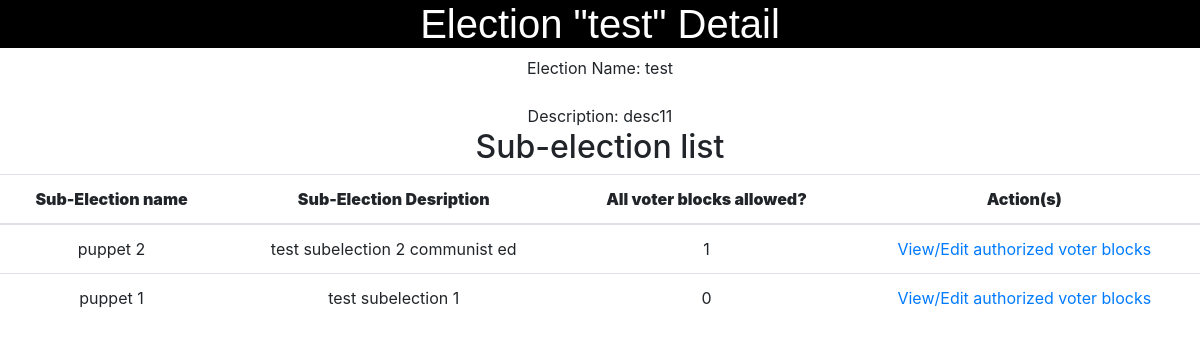
The app's page /election_detail.php?id=1 with its own data.
### tables this page shows
CREATE TABLE `election` (
  `id` int(11) NOT NULL,
  `name` varchar(50) DEFAULT NULL,
  `description` varchar(200) DEFAULT NULL,
  `enabled` tinyint(1) NOT NULL DEFAULT '0'
);

CREATE TABLE `subelection` (
  `id` int(11) NOT NULL,
  `name` varchar(50) DEFAULT NULL,
  `description` varchar(200) DEFAULT NULL,
  `election_id` int(11) NOT NULL,
  `allow_all_voter_blocks` tinyint(1) NOT NULL DEFAULT '0'
);

### election_detail.php (the view, shortened to what this page needs)
<?php
$link = mysqli_connect("localhost","root","","carl");
mysqli_set_charset($link, "utf8");
$id = "";
$name = "";
$description = "";
if($id = $_GET['id']){
    $id = (int)$id;
}
if($id != ""){
    if($id_match_result = mysqli_query($link, "SELECT * FROM election WHERE id='".$id."'")){
        $row_cnt = mysqli_num_rows($id_match_result);
        if($row_cnt>0){
            $row = mysqli_fetch_array($id_match_result);
            $name = $row['name'];
            $description = $row['description'];
        }else{
            echo "Error! Record does not exist!" . "\n";
            exit();
        }
    }
}else{
    print "Error! An argument was not specified. Please go back and click on the proper button.";
}
?>
<!DOCTYPE html>
<html>
<head>
    <link rel = "stylesheet" href = "elections.css">
    <link rel="stylesheet" type="text/css" href="animate.css">
    <link rel="stylesheet" href="https://stackpath.bootstrapcdn.com/bootstrap/4.3.1/css/bootstrap.min.css">
    <link rel="stylesheet" href="https://use.fontawesome.com/releases/v5.3.1/css/all.css">
</head>
<body style="text-align: center;">
    <div style="background-color: black; color:white; text-align:center; font-family: arial">
    <h1>Election "<?php echo $name; ?>" Detail</h1>
    </div>
    Election Name:
    <?php echo $name; ?> <br><br>
    Description:
    <?php echo $description; ?> <br>
    <h2>Sub-election list</h3>
    <table class="table table-hover" style="border-collapse:collapse;">
        <thead>
            <tr>
            <th><strong>Sub-Election name</strong></th>
            <th><strong>Sub-Election Desription</strong></th>
            <th><strong>All voter blocks allowed?</strong></th>
            <th><strong>Action(s)</strong></th>
            </tr>
        </thead>
        <tbody>
        <?php
        $count=1;
        $sel_query="Select * from subelection WHERE election_id=" . $id . " ORDER BY id desc;";
        $result = mysqli_query($link,$sel_query);
        while($row = mysqli_fetch_assoc($result)) { ?>
        <td align="center"><?php print $row["name"]; ?></td>
        <td align="center"><?php print $row["description"]; ?></td>
        <td align="center"><?php print $row["allow_all_voter_blocks"]; ?></td>
        <td align="center">
        <a href="subelection_detail.php?id=<?php print $row["id"]; ?>">View/Edit authorized voter blocks</a>
        </td>
        <?php $count++; } ?>
        </tbody>
    </table>
</body>
</html>

### records on screen
election: name "test", description "desc11"
subelection: name "puppet 2", description "test subelection 2 communist ed", allow_all_voter_blocks "1"
subelection: name "puppet 1", description "test subelection 1", allow_all_voter_blocks "0"
